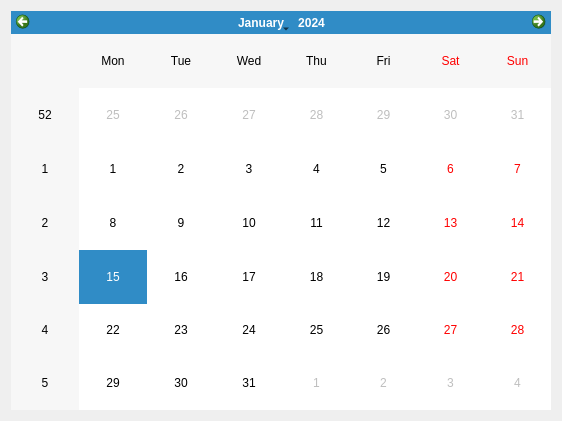
<?xml version="1.0" encoding="UTF-8"?>
<ui version="4.0">
 <class>calendarreserve</class>
 <widget class="QDialog" name="calendarreserve">
  <property name="geometry">
   <rect>
    <x>0</x>
    <y>0</y>
    <width>562</width>
    <height>421</height>
   </rect>
  </property>
  <property name="windowTitle">
   <string>Dialog</string>
  </property>
  <property name="windowIcon">
   <iconset resource="../../icons/resources.qrc">
    <normaloff>:/png/marca-m.png</normaloff>:/png/marca-m.png</iconset>
  </property>
  <layout class="QGridLayout" name="gridLayout">
   <item row="0" column="0">
    <widget class="QRadCalendar" name="calendarWidget"/>
   </item>
  </layout>
 </widget>
 <customwidgets>
  <customwidget>
   <class>QRadCalendar</class>
   <extends>QCalendarWidget</extends>
   <header location="global">qradcalendar.h</header>
  </customwidget>
 </customwidgets>
 <resources>
  <include location="../../icons/resources.qrc"/>
  <include location="../../icons/resources.qrc"/>
  <include location="../../icons/resources.qrc"/>
 </resources>
 <connections/>
</ui>
